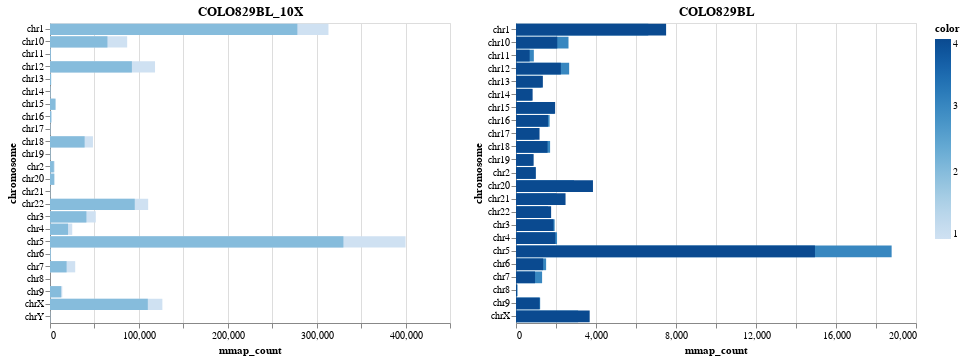

Notebook code cell kept with this figure:
### Code cell
charts = []

for ds in datasets:
    charts.append(alt.Chart(ds).mark_bar().encode(
        x = 'mmap_count',
        y = 'chromosome',
        color = 'color'
    ))

charts[0].title = "COLO829BL_10X"
charts[1].title = "COLO829T_10X"
charts[2].title = "COLO829BL"
charts[3].title = "COLO829T"

# Titles will not concatenate when Layering plots like I do here with 10x vs Truseq.
# This is, I think, because bugs in vega-lite merged in March not yet upstreamed: https://github.com/altair-viz/altair/issues/585 and https://github.com/vega/vega-lite/pull/3620
(charts[0] + charts[1]) | (charts[2] + charts[3])

### Figure 1 — Vega-Lite specification as saved in the notebook (floating-point values rounded to 4 significant figures)
{"$schema": "https://vega.github.io/schema/vega-lite/v2.4.1.json", "config": {"view": {"height": 300, "width": 400}}, "hconcat": [{"layer": [{"data": {"values": [{"chromosome": "chr5", "color": 1, "mmap_count": 400005}, {"chromosome": "chr1", "color": 1, "mmap_count": 313274}, {"chromosome": "chrX", "color": 1, "mmap_count": 126414}, {"chromosome": "chr12", "color": 1, "mmap_count": 118168}, {"chromosome": "chr22", "color": 1, "mmap_count": 110434}, {"chromosome": "chr10", "color": 1, "mmap_count": 86807}, {"chromosome": "chr3", "color": 1, "mmap_count": 51514}, {"chromosome": "chr18", "color": 1, "mmap_count": 48323}, {"chromosome": "chr7", "color": 1, "mmap_count": 28366}, {"chromosome": "chr4", "color": 1, "mmap_count": 25009}, {"chromosome": "chr9", "color": 1, "mmap_count": 13836}, {"chromosome": "chr2", "color": 1, "mmap_count": 5224}, {"chromosome": "chr15", "color": 1, "mmap_count": 5114}, {"chromosome": "chr20", "color": 1, "mmap_count": 4825}, {"chromosome": "chr16", "color": 1, "mmap_count": 1571}, {"chromosome": "chr13", "color": 1, "mmap_count": 1009}, {"chromosome": "chr6", "color": 1, "mmap_count": 773}, {"chromosome": "chr11", "color": 1, "mmap_count": 536}, {"chromosome": "chr19", "color": 1, "mmap_count": 346}, {"chromosome": "chr14", "color": 1, "mmap_count": 337}, {"chromosome": "chr17", "color": 1, "mmap_count": 328}, {"chromosome": "chr21", "color": 1, "mmap_count": 242}, {"chromosome": "chrY", "color": 1, "mmap_count": 235}, {"chromosome": "chr8", "color": 1, "mmap_count": 40}]}, "encoding": {"color": {"field": "color", "type": "quantitative"}, "x": {"field": "mmap_count", "type": "quantitative"}, "y": {"field": "chromosome", "type": "nominal"}}, "mark": "bar", "title": "COLO829BL_10X"}, {"data": {"values": [{"chromosome": "chr5", "color": 2, "mmap_count": 330081}, {"chromosome": "chr1", "color": 2, "mmap_count": 278273}, {"chromosome": "chrX", "color": 2, "mmap_count": 110039}, {"chromosome": "chr22", "color": 2, "mmap_count": 95345}, {"chromosome": "chr12", "color": 2, "mmap_count": 92123}, {"chromosome": "chr10", "color": 2, "mmap_count": 64619}, {"chromosome": "chr3", "color": 2, "mmap_count": 40952}, {"chromosome": "chr18", "color": 2, "mmap_count": 38957}, {"chromosome": "chr4", "color": 2, "mmap_count": 20288}, {"chromosome": "chr7", "color": 2, "mmap_count": 18671}, {"chromosome": "chr9", "color": 2, "mmap_count": 12527}, {"chromosome": "chr15", "color": 2, "mmap_count": 6297}, {"chromosome": "chr20", "color": 2, "mmap_count": 4828}, {"chromosome": "chr2", "color": 2, "mmap_count": 4325}, {"chromosome": "chr16", "color": 2, "mmap_count": 1487}, {"chromosome": "chr13", "color": 2, "mmap_count": 1322}, {"chromosome": "chr11", "color": 2, "mmap_count": 931}, {"chromosome": "chr6", "color": 2, "mmap_count": 802}, {"chromosome": "chr14", "color": 2, "mmap_count": 479}, {"chromosome": "chr19", "color": 2, "mmap_count": 442}, {"chromosome": "chr17", "color": 2, "mmap_count": 355}, {"chromosome": "chr21", "color": 2, "mmap_count": 241}, {"chromosome": "chrY", "color": 2, "mmap_count": 232}, {"chromosome": "chr8", "color": 2, "mmap_count": 23}]}, "encoding": {"color": {"field": "color", "type": "quantitative"}, "x": {"field": "mmap_count", "type": "quantitative"}, "y": {"field": "chromosome", "type": "nominal"}}, "mark": "bar", "title": "COLO829T_10X"}]}, {"layer": [{"data": {"values": [{"chromosome": "chr5", "color": 3, "mmap_count": 18782}, {"chromosome": "chr1", "color": 3, "mmap_count": 6613}, {"chromosome": "chrX", "color": 3, "mmap_count": 3107}, {"chromosome": "chr20", "color": 3, "mmap_count": 2900}, {"chromosome": "chr12", "color": 3, "mmap_count": 2658}, {"chromosome": "chr10", "color": 3, "mmap_count": 2625}, {"chromosome": "chr4", "color": 3, "mmap_count": 2052}, {"chromosome": "chr21", "color": 3, "mmap_count": 2013}, {"chromosome": "chr3", "color": 3, "mmap_count": 1933}, {"chromosome": "chr15", "color": 3, "mmap_count": 1917}, {"chromosome": "chr18", "color": 3, "mmap_count": 1705}, {"chromosome": "chr16", "color": 3, "mmap_count": 1681}, {"chromosome": "chr22", "color": 3, "mmap_count": 1599}, {"chromosome": "chr6", "color": 3, "mmap_count": 1506}, {"chromosome": "chr7", "color": 3, "mmap_count": 1305}, {"chromosome": "chr13", "color": 3, "mmap_count": 1273}, {"chromosome": "chr9", "color": 3, "mmap_count": 1208}, {"chromosome": "chr2", "color": 3, "mmap_count": 975}, {"chromosome": "chr17", "color": 3, "mmap_count": 926}, {"chromosome": "chr11", "color": 3, "mmap_count": 892}, {"chromosome": "chr19", "color": 3, "mmap_count": 827}, {"chromosome": "chr14", "color": 3, "mmap_count": 786}, {"chromosome": "chr8", "color": 3, "mmap_count": 77}]}, "encoding": {"color": {"field": "color", "type": "quantitative"}, "x": {"field": "mmap_count", "type": "quantitative"}, "y": {"field": "chromosome", "type": "nominal"}}, "mark": "bar", "title": "COLO829BL"}, {"data": {"values": [{"chromosome": "chr5", "color": 4, "mmap_count": 14948}, {"chromosome": "chr1", "color": 4, "mmap_count": 7505}, {"chromosome": "chr20", "color": 4, "mmap_count": 3848}, {"chromosome": "chrX", "color": 4, "mmap_count": 3684}, {"chromosome": "chr21", "color": 4, "mmap_count": 2477}, {"chromosome": "chr12", "color": 4, "mmap_count": 2242}, {"chromosome": "chr10", "color": 4, "mmap_count": 2063}, {"chromosome": "chr4", "color": 4, "mmap_count": 1966}, {"chromosome": "chr15", "color": 4, "mmap_count": 1956}, {"chromosome": "chr3", "color": 4, "mmap_count": 1871}, {"chromosome": "chr22", "color": 4, "mmap_count": 1756}, {"chromosome": "chr16", "color": 4, "mmap_count": 1598}, {"chromosome": "chr18", "color": 4, "mmap_count": 1577}, {"chromosome": "chr6", "color": 4, "mmap_count": 1357}, {"chromosome": "chr13", "color": 4, "mmap_count": 1343}, {"chromosome": "chr9", "color": 4, "mmap_count": 1178}, {"chromosome": "chr17", "color": 4, "mmap_count": 1177}, {"chromosome": "chr2", "color": 4, "mmap_count": 989}, {"chromosome": "chr7", "color": 4, "mmap_count": 952}, {"chromosome": "chr19", "color": 4, "mmap_count": 882}, {"chromosome": "chr14", "color": 4, "mmap_count": 831}, {"chromosome": "chr11", "color": 4, "mmap_count": 681}, {"chromosome": "chr8", "color": 4, "mmap_count": 52}]}, "encoding": {"color": {"field": "color", "type": "quantitative"}, "x": {"field": "mmap_count", "type": "quantitative"}, "y": {"field": "chromosome", "type": "nominal"}}, "mark": "bar", "title": "COLO829T"}]}]}
